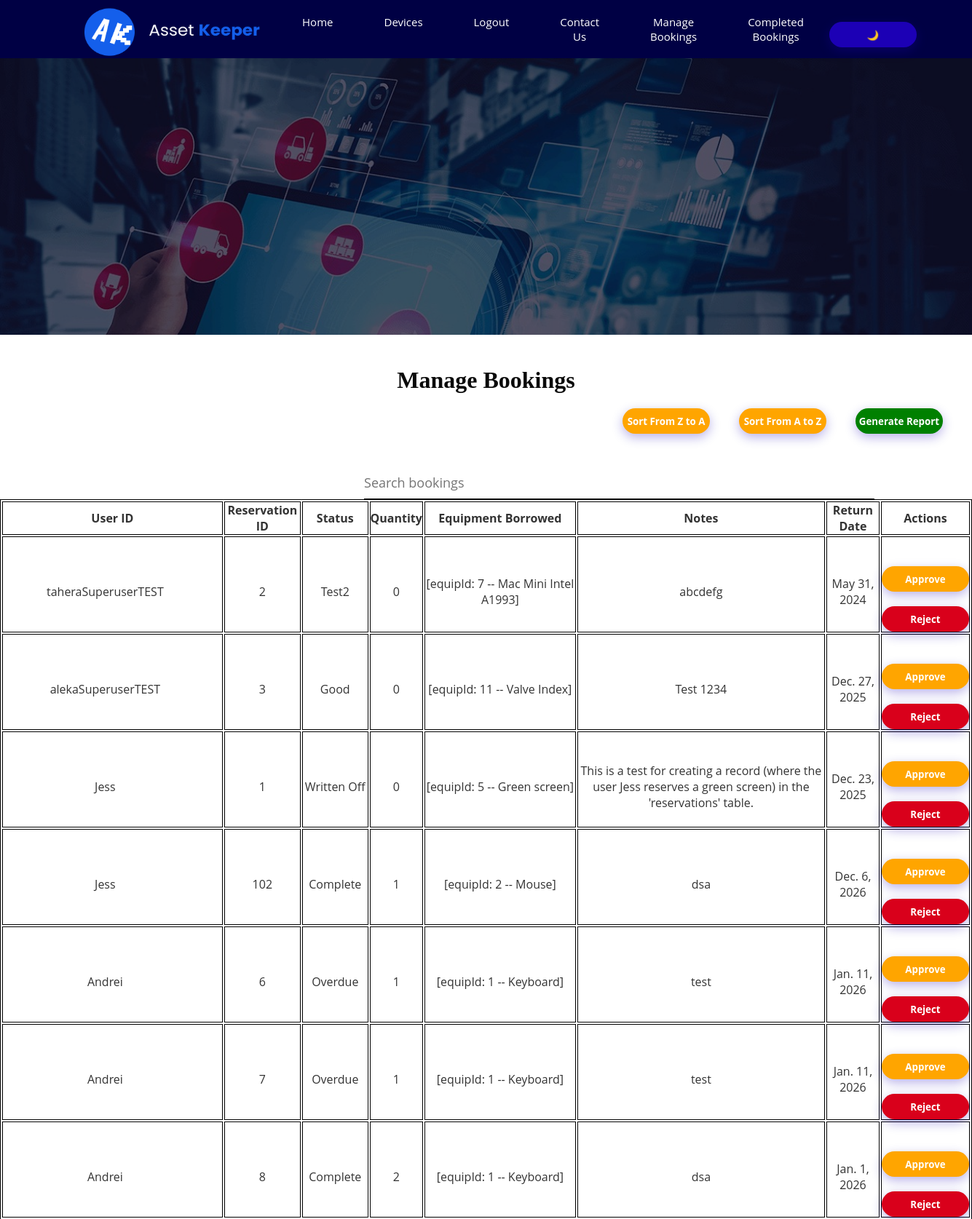
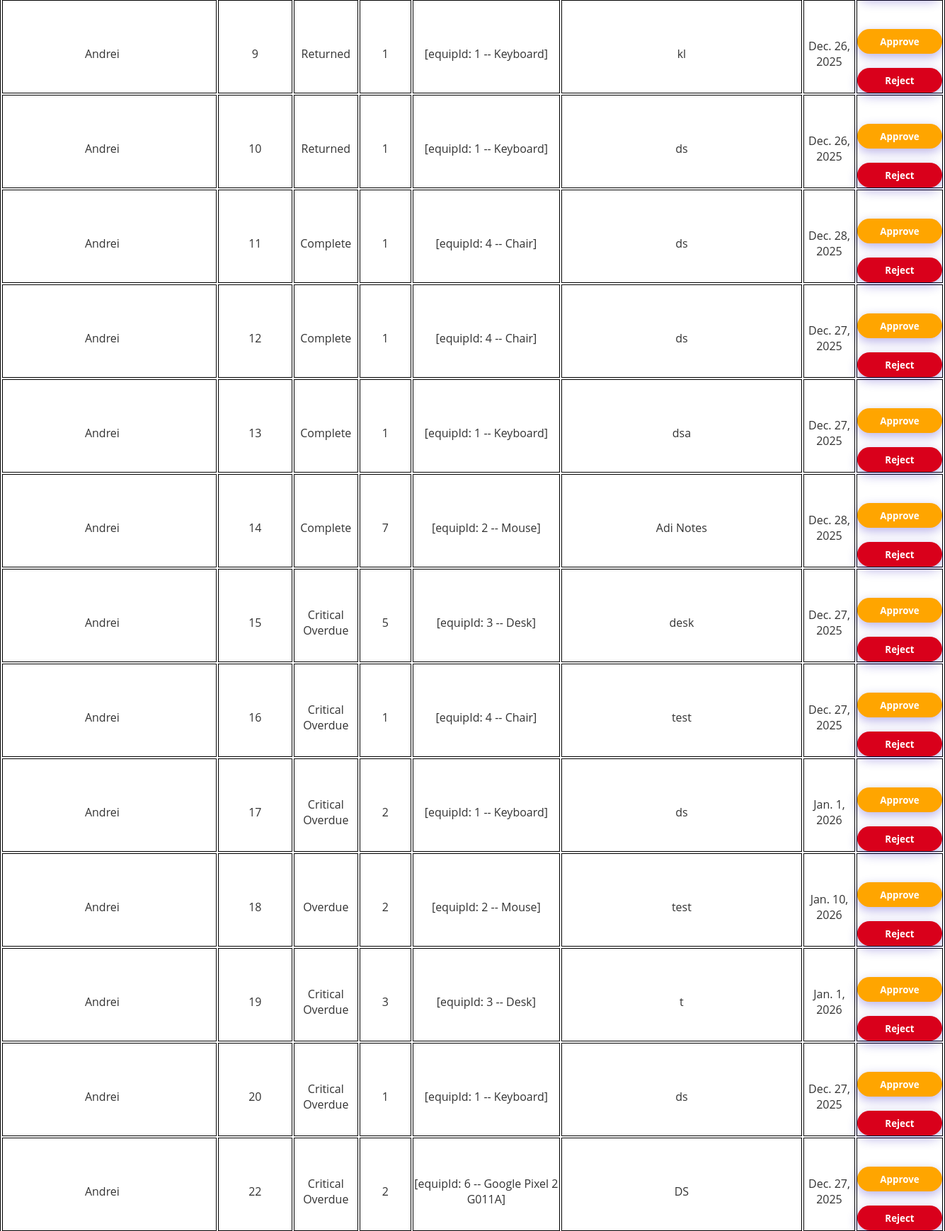
Page /reservationInventory/sort/ (upper part) on the committed database (2 pictures, top to bottom).
### AppOneSDG/models.py (models this page shows, shortened)
class Reservation(models.Model):
    reservationId       = models.AutoField(verbose_name='Reservation ID', primary_key=True)
    reservationStatus   = models.CharField(verbose_name='Status of reservation', max_length=100, choices=[ ("Pending", "Pending"), ("Approved", "Approved"), ("Overdue", "Overdue"), ("Critical Overdue", "Critical Overdue"), ("Active", "Active"), ("Complete", "Complete"), ("Written Off", "Written Off"), ], default = "Active")
    reservationDate     = models.DateField(verbose_name='Date of reservation')
    returnDate          = models.DateField(verbose_name='Return date for reservation')
    reservationNotes    = models.TextField(verbose_name='Notes about reservation', blank=True)
    userId              = models.ForeignKey(User, related_name='users_who_place_reservations', on_delete=models.CASCADE, null=False, verbose_name='Corresponding user ID')
    adminUserId         = models.ForeignKey(Admin, related_name='admins_who_approve_reservations', on_delete=models.CASCADE, null=True, verbose_name='Corresponding admin ID')
    equipId             = models.ForeignKey(Equipment, related_name='equipments_that_are_reserved', on_delete=models.CASCADE, null=False, verbose_name='Corresponding equipment ID')
    quantityBorrowed = models.IntegerField(verbose_name="Quantity borrowed", default=0)

class User(AbstractBaseUser):
    userId              = models.AutoField(verbose_name="User ID", primary_key=True)
    firstName           = models.CharField(verbose_name="First name", max_length=100)
    lastName            = models.CharField(verbose_name="Last name", max_length=100)
    username            = models.CharField(verbose_name="Username", max_length=100, unique=True)
    email               = models.EmailField(verbose_name="Email address", max_length=100, unique=True)
    contactNumber       = models.CharField(verbose_name="Contact number", max_length=100)
    emergencyContact    = models.CharField(verbose_name="Emergency contact", max_length=100)
    date_joined         = models.DateTimeField(verbose_name='Date joined', auto_now_add=True)
    last_login          = models.DateTimeField(verbose_name='Last login', auto_now=True)
    is_admin            = models.BooleanField(default=False)
    is_active           = models.BooleanField(default=True)
    is_staff            = models.BooleanField(default=False)
    is_superuser        = models.BooleanField(default=False)
    USERNAME_FIELD = 'email'
    REQUIRED_FIELDS = ['firstName', 'lastName', 'contactNumber', 'username']
    objects = MyUserManager()

class Equipment(models.Model):
    EQUIPMENT_CATEGORY = [ ("PC Peripherals", "PC Peripherals"), ("Non Portable PC", "Non Portable PC"), ("Laptop", "Laptop"), ("Mobile Device", "Mobile Device"), ("VR Headset", "VR Headset"), ("VR Controller", "VR Controller"), ("Camera/Sensors", "Camera/Sensors"), ("Furniture", "Furniture"), ("Presentation Tools", "Presentation Tools"), ("Stationary", "Stationary"), ("Furniture", "Furniture"), ("Accessories", "Accessories"),("Other", "Other") ]
    equipId             = models.AutoField(verbose_name="Equipment ID", primary_key=True)
    equipName           = models.CharField(verbose_name="Equipment name", max_length=100)
    equipType           = models.CharField(verbose_name="Equipment type", choices=EQUIPMENT_CATEGORY, max_length=100)
    equipQuantity       = models.IntegerField(verbose_name="Quantity for equipment", default=0)
    equipAudit          = models.DateField(verbose_name="Last audit for equipment")
    equipLocation         = models.CharField(verbose_name="Location of equipment", max_length=100, blank=True)
    equipStatus       = models.CharField(verbose_name="Status of equipment", max_length=100, default = "Available")
    equipComments       = models.TextField(verbose_name="Comments on equipment", blank=True)
    isOnsite            = models.BooleanField(default=False)
    low_stock_threshold = models.IntegerField(default=5) # Optional but recommended

### AppOneSDG/views.py (the view)
# urls.py: path('reservationInventory/sort/', reservation_list_sorted, name='reservation_list_sorted'),
def reservation_list_sorted(request):
    reservationsToApprove = Reservation.objects.all().order_by("userId")
    return render(
        request,
        "manageBookings.html",
        {
            "reservationsToApprove": reservationsToApprove,
        }
    )

### AppOneSDG/templates/manageBookings.html (shortened to what this page needs)
{% extends 'main_admin.html' %}
{% block extra_css %}
<link rel="stylesheet" type="text/css" href="/static/AppOneSDG/mystylesheetSDG.css">
<link rel="stylesheet" type="text/css" href="/static/AppOneSDG/contact-us.css">
{% endblock extra_css %}
{% block contentBody %}
<div class = "wrapper">
    <div class = "overlay">
    </div>
    </div>
<br><br>
<h1 class="title" style="color: var(--text-primary);">Manage Bookings</h1>
<button id="exportBookingsBtn"
        class="bookingApprove"
        style="background:green;font-weight:bold; float:right;margin-right:40px;margin-bottom:50px;">
    Generate Report
</button>
<a href="{% url 'reservation_list_sorted' %}">
    <button class="bookingApprove" style="background:orange;font-weight:bold; float:right;margin-right:40px;margin-bottom:50px;">
        Sort From A to Z
    </button>
</a>
<a href="{% url 'reservation_list_sorted_desc' %}">
    <button class="bookingApprove" style="background:orange;font-weight:bold; float:right;margin-right:40px;margin-bottom:50px;">
        Sort From Z to A
    </button>
</a>
<br><br>
<input type="search"
       id="searchBar"
       placeholder="Search bookings"
       style="width:701px; font-size:18px; height:40px; margin-left:500px; color: var(--text-primary); background-color: var(--body-bg); border-bottom: 1px solid var(--table-border);">
<table style="width:100%" id="currentBooking">
    <tr>
        <th>User ID</th>
        <th>Reservation ID</th>
        <th>Status</th>
        <th>Quantity</th>
        <th>Equipment Borrowed</th>
        <th>Notes</th>
        <th>Return Date</th>
        <th>Actions</th>
    </tr>
    {% for reservation in reservationsToApprove %}
    <tr data-id="{{ reservation.reservationId }}">
        <td>{{ reservation.userId.username }}</td>
        <td>{{ reservation.reservationId }}</td>
        <td>{{ reservation.reservationStatus }}</td>
        <td>{{ reservation.quantityBorrowed }}</td>
        <td>[equipId: {{ reservation.equipId.equipId }} -- {{ reservation.equipId.equipName }}]</td>
        <td>{{ reservation.reservationNotes }}</td>
        <td>{{ reservation.returnDate }}</td>
        <td>
            <button class="bookingApprove" style="background:orange;font-weight:bold;">Approve</button>
            <br>
            <button id="bookingCancellation">Reject</button>
        </td>
    </tr>
    {% endfor %}
</table>
{% endblock contentBody %}

### AppOneSDG/static/AppOneSDG/mystylesheetSDG.css (style rules this page uses)
* { margin: 0; padding: 0; box-sizing: border-box; font-family: 'Open Sans', sans-serif; list-style: none; text-decoration: none; }
body { background: var(--body-bg); }
.bookingApprove { background:pink; }
:root { --navbar-bg: #000044; --navbar-text: white; --body-bg: white; --text-primary: #0a0a0a; --text-secondary: #333333; --table-border: #000000; --button-bg: green; --button-text: white; }

### AppOneSDG/static/AppOneSDG/contact-us.css (style rules this page uses)
.wrapper { background: url("background.jpeg"); display: flex; height: 380px; top: 0px; width: 100%; background-repeat: no-repeat; background-size: cover; }
.title { color: var(--text-primary); font-weight: bold; text-align: center; font-family: "Arial Black"; font-weight: bold; }
.overlay { display: flex; height: 380px; top: 0px; width: 100%; background-repeat: no-repeat; background-size: cover; background-color: rgba(0,0,0,0.5); }
input { width:100%; border:none; border-bottom: 1px solid #ccc; outline:none; padding-bottom:5px; }
button { background: #1c00b5; width: 120px; border:none; outline:none; color: #fff; height: 35px; border-radius:30px; margin-top:20px; box-shadow: 0px 5px 15px 0px rgba(28,0,181,0.3); }
tr td:first-child { padding-right: 20px; }
tr td { padding-top:20px; }
#currentBooking { text-align: center; height: 30px; margin:fixed; border: 1px solid var(--table-border); color: var(--text-secondary); }
#bookingCancellation { background:#D9001B; color:white; font-weight:bold; }
.bookingApprove { background:pink; }
:root { --navbar-bg: #000044; --navbar-text: white; --body-bg: white; --text-primary: #0a0a0a; --text-secondary: #333333; --table-border: #000000; --button-bg: green; --button-text: white; }

### AppOneSDG/templates/manageBookings.html (style rules this page uses)
#currentBooking, td, tr, th { border: 1px solid var(--table-border); color: var(--text-secondary); }

### rows in the picture
Reservation: userId.username "taheraSuperuserTEST", reservationId "2", reservationStatus "Test2", quantityBorrowed "0", equipId.equipId "7", equipId.equipName "Mac Mini Intel A1993", reservationNotes "abcdefg", returnDate "May 31, 2024"
Reservation: userId.username "alekaSuperuserTEST", reservationId "3", reservationStatus "Good", quantityBorrowed "0", equipId.equipId "11", equipId.equipName "Valve Index", reservationNotes "Test 1234", returnDate "Dec. 27, 2025"
Reservation: userId.username "Jess", reservationId "1", reservationStatus "Written Off", quantityBorrowed "0", equipId.equipId "5", equipId.equipName "Green screen", reservationNotes "This is a test for creating a record (where the user Jess reserves a green screen) in the 'reservations' table.", returnDate "Dec. 23, 2025"
Reservation: userId.username "Jess", reservationId "102", reservationStatus "Complete", quantityBorrowed "1", equipId.equipId "2", equipId.equipName "Mouse", reservationNotes "dsa", returnDate "Dec. 6, 2026"
Reservation: userId.username "Andrei", reservationId "6", reservationStatus "Overdue", quantityBorrowed "1", equipId.equipId "1", equipId.equipName "Keyboard", reservationNotes "test", returnDate "Jan. 11, 2026"
Reservation: userId.username "Andrei", reservationId "7", reservationStatus "Overdue", quantityBorrowed "1", equipId.equipId "1", equipId.equipName "Keyboard", reservationNotes "test", returnDate "Jan. 11, 2026"
Reservation: userId.username "Andrei", reservationId "8", reservationStatus "Complete", quantityBorrowed "2", equipId.equipId "1", equipId.equipName "Keyboard", reservationNotes "dsa", returnDate "Jan. 1, 2026"
Reservation: userId.username "Andrei", reservationId "9", reservationStatus "Returned", quantityBorrowed "1", equipId.equipId "1", equipId.equipName "Keyboard", reservationNotes "kl", returnDate "Dec. 26, 2025"
Reservation: userId.username "Andrei", reservationId "10", reservationStatus "Returned", quantityBorrowed "1", equipId.equipId "1", equipId.equipName "Keyboard", reservationNotes "ds", returnDate "Dec. 26, 2025"
Reservation: userId.username "Andrei", reservationId "11", reservationStatus "Complete", quantityBorrowed "1", equipId.equipId "4", equipId.equipName "Chair", reservationNotes "ds", returnDate "Dec. 28, 2025"
Reservation: userId.username "Andrei", reservationId "12", reservationStatus "Complete", quantityBorrowed "1", equipId.equipId "4", equipId.equipName "Chair", reservationNotes "ds", returnDate "Dec. 27, 2025"
Reservation: userId.username "Andrei", reservationId "13", reservationStatus "Complete", quantityBorrowed "1", equipId.equipId "1", equipId.equipName "Keyboard", reservationNotes "dsa", returnDate "Dec. 27, 2025"
Reservation: userId.username "Andrei", reservationId "14", reservationStatus "Complete", quantityBorrowed "7", equipId.equipId "2", equipId.equipName "Mouse", reservationNotes "Adi Notes", returnDate "Dec. 28, 2025"
Reservation: userId.username "Andrei", reservationId "15", reservationStatus "Critical Overdue", quantityBorrowed "5", equipId.equipId "3", equipId.equipName "Desk", reservationNotes "desk", returnDate "Dec. 27, 2025"
Reservation: userId.username "Andrei", reservationId "16", reservationStatus "Critical Overdue", quantityBorrowed "1", equipId.equipId "4", equipId.equipName "Chair", reservationNotes "test", returnDate "Dec. 27, 2025"
Reservation: userId.username "Andrei", reservationId "17", reservationStatus "Critical Overdue", quantityBorrowed "2", equipId.equipId "1", equipId.equipName "Keyboard", reservationNotes "ds", returnDate "Jan. 1, 2026"
Reservation: userId.username "Andrei", reservationId "18", reservationStatus "Overdue", quantityBorrowed "2", equipId.equipId "2", equipId.equipName "Mouse", reservationNotes "test", returnDate "Jan. 10, 2026"
Reservation: userId.username "Andrei", reservationId "19", reservationStatus "Critical Overdue", quantityBorrowed "3", equipId.equipId "3", equipId.equipName "Desk", reservationNotes "t", returnDate "Jan. 1, 2026"
Reservation: userId.username "Andrei", reservationId "20", reservationStatus "Critical Overdue", quantityBorrowed "1", equipId.equipId "1", equipId.equipName "Keyboard", reservationNotes "ds", returnDate "Dec. 27, 2025"
Reservation: userId.username "Andrei", reservationId "22", reservationStatus "Critical Overdue", quantityBorrowed "2", equipId.equipId "6", equipId.equipName "Google Pixel 2 G011A", reservationNotes "DS", returnDate "Dec. 27, 2025"
